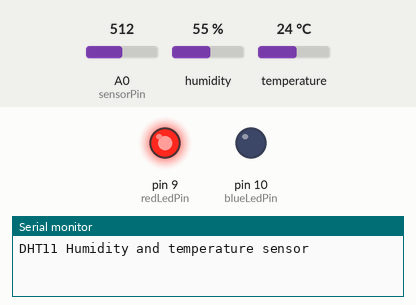
This sketch was run on a simulated Arduino Uno, built with avr-gcc and run on an emulated ATmega328P. On the bench: output pins drawn as LEDs (lit = HIGH), the last lines printed to the serial monitor. The test bench sets the inputs (shaded band); at power-on: A0 (sensorPin) = 512, humidity 55 %, temperature 24 °C.

Above: at 0.5 s.
At 7.1 s:
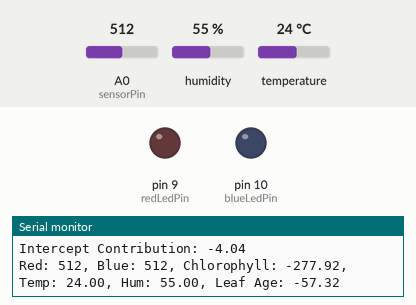
At 13.8 s:
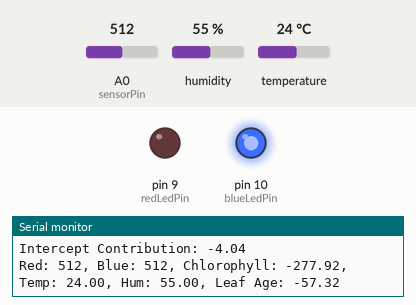
Timing chart, 0 to 16.0 s (numbered marks = the images above):
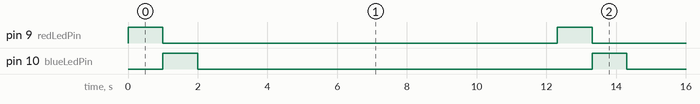

Measured:
- by itself, pin 9 (redLedPin), pin 10 (blueLedPin): alternates HIGH for 1.0 s and LOW for 11.3 s
- by itself, everything shown: repeats every 12.3 s, in 3 steps

The sketch:

leaf_age_detection.ino
```cpp
#include <dht.h>

// Define DHT sensor type and pin
#define DHTTYPE DHT11
#define DHTPIN A2

dht DHT;

int redLedPin = 9;
int blueLedPin = 10;
int sensorPin = A0;

// Linear regression coefficients (replace with values from your trained model)
float coefRed = -1.01797235;
float coefBlue = -0.14746544;
float intercept1 = 318.77926267281106;
float coefTemp = 0.6922697813669882;
float coefHum = -0.04193836581762048;
float coefChloro = 0.2431709228881338;
float intercept = -4.0432193228460065;

void setup() {
  Serial.begin(9600);
  pinMode(redLedPin, OUTPUT);
  pinMode(blueLedPin, OUTPUT);
  pinMode(sensorPin, INPUT);
  Serial.println("DHT11 Humidity and temperature sensor\n");
}

void loop() {
  // Read red LED reflection
  digitalWrite(redLedPin, HIGH);
  delay(1000); // Allow time for stabilization
  int redValue = analogRead(sensorPin);
  digitalWrite(redLedPin, LOW);

  // Read blue LED reflection
  digitalWrite(blueLedPin, HIGH);
  delay(1000);
  int blueValue = analogRead(sensorPin);
  digitalWrite(blueLedPin, LOW);

  // Calculate the difference
  int difference = redValue - blueValue;

  // Output the result
  Serial.print("Red: ");
  Serial.print(redValue);
  Serial.print(" Blue: ");
  Serial.print(blueValue);
  Serial.print(" Difference: ");
  Serial.println(difference);

  // Read data from DHT sensor
  int chk = DHT.read11(DHTPIN);
  float humidity = DHT.humidity;
  float temperature = DHT.temperature;

  // Debugging prints
  Serial.print("Humidity: ");
  Serial.print(humidity);
  Serial.print(", Temperature: ");
  Serial.println(temperature);

  // Calculate chlorophyll content using the linear regression model
  float chlorophyllContent = coefRed * redValue + coefBlue * blueValue + intercept1;

  // Debugging prints
  Serial.print("Calculated chlorophyll content: ");
  Serial.println(chlorophyllContent);

  // Predict spinach leaf age using the trained regression model
  float leafAge = coefTemp * temperature + coefHum * humidity + coefChloro * chlorophyllContent + intercept;

  // Additional debug prints for leaf age calculation
  Serial.print("Temperature Coefficient Contribution: ");
  Serial.println(coefTemp * temperature);
  Serial.print("Humidity Coefficient Contribution: ");
  Serial.println(coefHum * humidity);
  Serial.print("Chlorophyll Coefficient Contribution: ");
  Serial.println(coefChloro * chlorophyllContent);
  Serial.print("Intercept Contribution: ");
  Serial.println(intercept);

  // Send data over serial
  Serial.print("Red: ");
  Serial.print(redValue);
  Serial.print(", Blue: ");
  Serial.print(blueValue);
  Serial.print(", Chlorophyll: ");
  Serial.print(chlorophyllContent);
  Serial.print(", Temp: ");
  Serial.print(temperature);
  Serial.print(", Hum: ");
  Serial.print(humidity);
  Serial.print(", Leaf Age: ");
  Serial.println(leafAge);

  delay(10000); // Delay between readings
}
```
